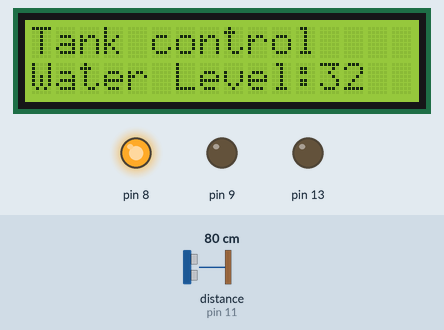
This sketch was run on a simulated Arduino Uno, built with avr-gcc and run on an emulated ATmega328P. Shown: 16×2 character LCD, output pins drawn as LEDs (lit = HIGH). Wiring (inferred from the names in the program): ultrasonic range finder: trigger pin 12; echo pin 11. The inputs (shaded band) are chosen by the test bench; at power-on: distance to the obstacle (sensor on pin 11) 80 cm. The echo pulse lasts 58.3 µs per cm; the modem accepts every AT command (registered, SIM ready, sends succeed) and sends nothing else; pins used as bus, display or sensor lines are not drawn; what the sketch prints to the serial monitor is not drawn.

Above: at 10.3 s.
10.4 s: distance to the obstacle (sensor on pin 11) set to 14 cm
At 11.1 s:
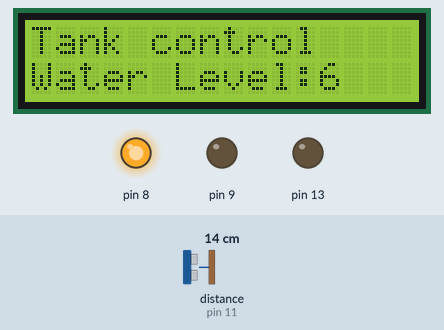
12.2 s: distance to the obstacle (sensor on pin 11) set to 10 cm
At 13.1 s:
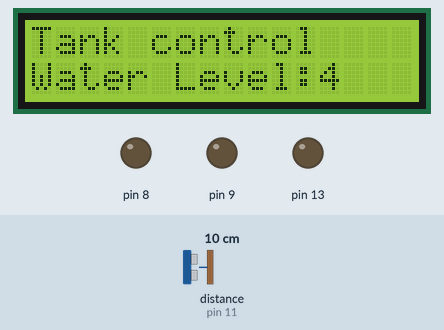
13.7 s: distance to the obstacle (sensor on pin 11) set to 2 cm
At 15.0 s:
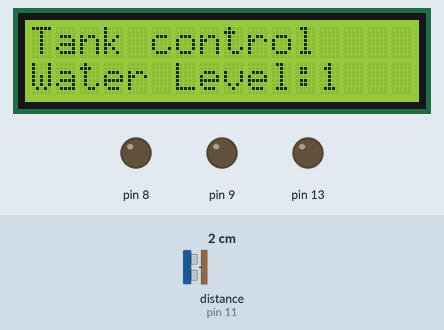
Timing chart, 0 to 16.7 s (numbered marks = the images above; inputs shaded):
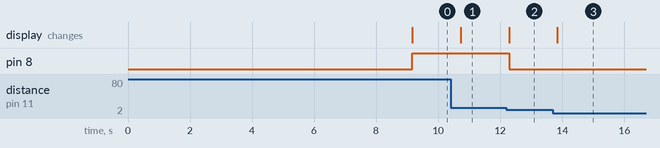

The sketch:

water_tank.ino
```cpp
// ip address http://192.168.152.1

#include <SoftwareSerial.h>
#include <Wire.h>
#include <LiquidCrystal_I2C.h>

LiquidCrystal_I2C lcd(0x27,16,2);  // set the LCD address to 0x27 for a 16 chars and 2 line display

#define DEBUG 1

SoftwareSerial esp8266(2,3); // make RX Arduino line is pin 2, make TX Arduino line is pin 3.
                             // This means that you need to connect the TX line from the esp to the Arduino's pin 2
                             // and the RX line from the esp to the Arduino's pin 3

#define ECHOPIN 11
#define TRIGGERPIN 12
#define US_ROUNDTRIP_IN 146
#define US_ROUNDTRIP_CM 57
#define PingConvert(echoTime, conversionFactor) ((echoTime + conversionFactor / 2) / conversionFactor)


unsigned long pinStart;
unsigned long pinEnd;
unsigned int sonar();
void init_sonar();


void setup()
{
  Serial.begin(9600);
  esp8266.begin(9600); // your esp's baud rate might be different
  init_sonar();

  lcd.init();                      // initialize the lcd
 // Print a message to the LCD.
 lcd.backlight();

 lcd.setCursor(0,0);
 lcd.print("Tank control");

  pinMode(8,OUTPUT);
  digitalWrite(8,LOW);

  pinMode(9,OUTPUT);
  digitalWrite(9,LOW);

//  pinMode(10,OUTPUT);
//  digitalWrite(10,LOW);
//
//  pinMode(11,OUTPUT);
//  digitalWrite(11,LOW);

  pinMode(13,OUTPUT);
  digitalWrite(13,LOW);


  sendData("AT+RST\r\n",2000,DEBUG); // reset module
  delay(3000);
  sendData("AT+CWMODE=2\r\n",1000,DEBUG); // configure as access point
  sendData("AT+CIFSR\r\n",1000,DEBUG); // get ip address
  sendData("AT+CIPMUX=1\r\n",1000,DEBUG); // configure for multiple connections
  sendData("AT+CIPSERVER=1,3333\r\n",1000,DEBUG); // turn on server on port 80
  Serial.println("entering");
}

void loop()
{
//
//  Serial.println(sonar());
  int level = sonar();
  lcd.setCursor(0,1);
  lcd.print("Water Level:");
  lcd.setCursor(12,1);
  lcd.print(level);
  lcd.print("    ");

  if(level > 20){
    digitalWrite(8,HIGH);
  }

  else if(level < 5){
    digitalWrite(8,LOW);
  }


  delay(500);
  if(esp8266.available()) // check if the esp is sending a message
  {


    if(esp8266.find("+IPD,"))
    {
      digitalWrite(13, HIGH);
      delay(1000);
      delay(1000); // wait for the serial buffer to fill up (read all the serial data)
     digitalWrite(13, LOW);
     // get the connection id so that we can then disconnect
     int connectionId = esp8266.read()-48; // subtract 48 because the read() function returns
                                           // the ASCII decimal value and 0 (the first decimal number) starts at 48
      /*---------------------------------------------------------*/
      int pin_number = 0;
      if(esp8266.find("pin=")) // advance cursor to "pin="
      {
        pin_number = esp8266.parseInt();
        Serial.print("pin_number:");
        Serial.print(pin_number);
        if(pin_number == 22){

          digitalWrite(9, HIGH);
        }
        else if(pin_number == 2){

          digitalWrite(9, LOW);
        }
        if(pin_number == 11){

          digitalWrite(8, HIGH);
        }
        if(pin_number == 1){

          digitalWrite(8, LOW);
        }


      }


      String webpage;
      String cipSend;
     webpage = "<head><title>foreview</title></head>";
     webpage+= "<h1 align=center><font>Smart Tank Control </font></h1>";
     webpage+="<br/>";
     webpage+="<br/>";
     webpage+="<body align=center>";
     webpage+="<button onclick=\"location.href='/pin=8'\">SWITCH_1</button><br/><br/><button onclick=\"location.href='/pin=9'\">SWITCH_2</button><br/><br/>";
//     webpage+="<button onclick=\"location.href='/pin=10'\">SWITCH_3</button><br/><br/><button onclick=\"location.href='/pin=11'\">SWITCH_4</button><br/>";
     webpage+= "</body>";

     cipSend = "AT+CIPSEND=";
     cipSend += connectionId;
     cipSend += ",";
     cipSend +=webpage.length();
     cipSend +="\r\n";

     sendData(cipSend,1000,DEBUG);
     sendData(webpage,1000,DEBUG);


     // make close command
//     String closeCommand = "AT+CIPCLOSE=";
//     closeCommand+=connectionId; // append connection id
//     closeCommand+="\r\n";
//
//     sendData(closeCommand,1000,DEBUG); // close connection
    }

  }
}

/*
* Name: sendData
* Description: Function used to send data to ESP8266.
* Params: command - the data/command to send; timeout - the time to wait for a response; debug - print to Serial window?(true = yes, false = no)
* Returns: The response from the esp8266 (if there is a reponse)
*/
String sendData(String command, const int timeout, boolean debug)
{


    String response = "";

    esp8266.print(command); // send the read character to the esp8266

    long int time = millis();

    while( (time+timeout) > millis())
    {
      while(esp8266.available())
      {

        // The esp has data so display its output to the serial window
        char c = esp8266.read(); // read the next character.
        response+=c;
      }
    }

    if(debug)
    {
      Serial.print(response);
    }

    return response;
}

void init_sonar(){

   pinMode(TRIGGERPIN, OUTPUT);
   pinMode(ECHOPIN, INPUT);
}

unsigned int sonar(void){

  digitalWrite(TRIGGERPIN,LOW);
  delayMicroseconds(2);
  digitalWrite(TRIGGERPIN,HIGH);
  delayMicroseconds(10);
  digitalWrite(TRIGGERPIN,LOW);

  while(digitalRead(ECHOPIN)==LOW){}; //waiting for the pin to trigger
  pinStart = micros();
  while(digitalRead(ECHOPIN)==HIGH){};//waiting for the pin to go low
  pinEnd = micros();

  unsigned int echoTime = pinEnd - pinStart;

  return (PingConvert(echoTime,US_ROUNDTRIP_IN));

}
```

Measured:
- the behaviour switches between 12 and 11 cm on distance to the obstacle (sensor on pin 11) (found by bisection; images 1 and 2)
- after the input at 10.4 s, the display: changes after 0.33 s (image 1)
- after the input at 12.2 s, pin 8: HIGH → LOW after 0.09 s; the display: changes after 0.09 s (image 2)
- after the input at 13.7 s, the display: changes after 0.14 s (image 3)
